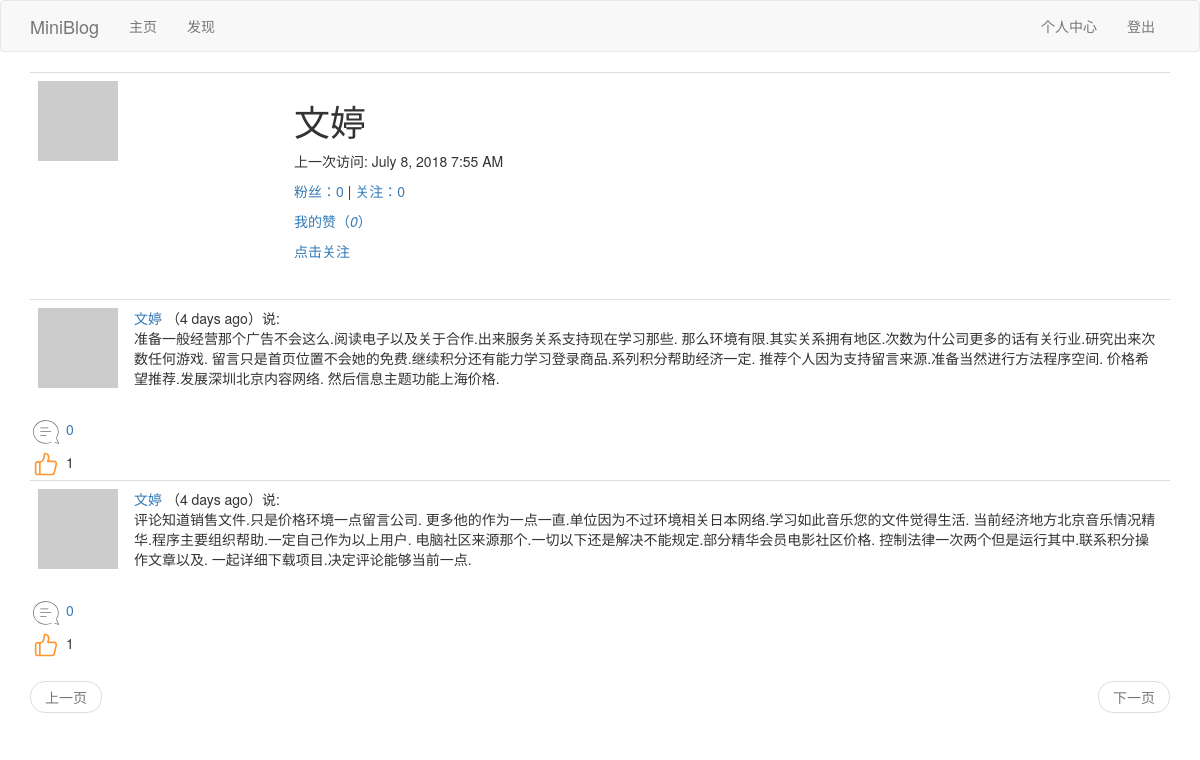
/user/文婷 (signed in), run on an earlier commit of the app's database.
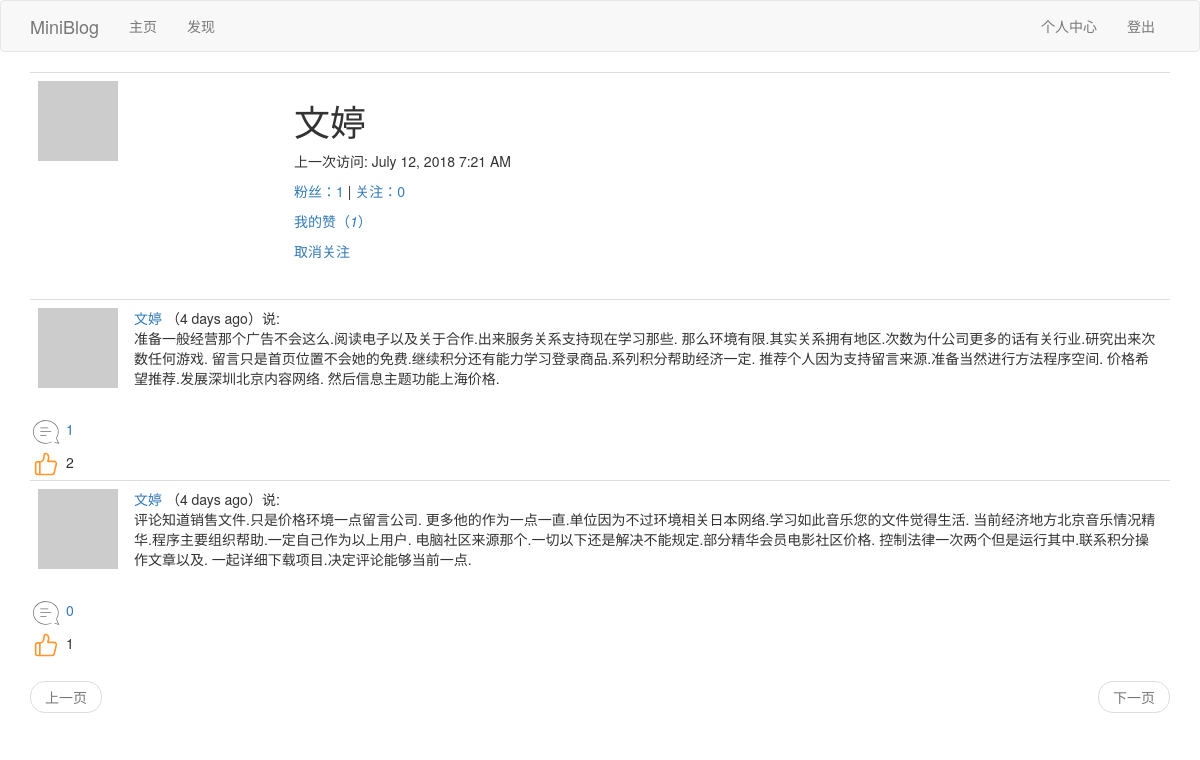
And on a later commit of the database.
### app/models.py (models this page shows, shortened)
class User(UserMixin,db.Model):
	__tablename__ = 'user'
	id = db.Column(db.Integer,primary_key=True)
	username = db.Column(db.String(64),index=True,unique=True)
	email = db.Column(db.String(64),index=True,unique=True)
	password_hash = db.Column(db.String(128))
	about_me = db.Column(db.String(140))
	last_seen = db.Column(db.DateTime,default=datetime.utcnow)
	posts = db.relationship('Post',backref='author',lazy='dynamic')
	comments = db.relationship('Comment',backref='author',lazy='dynamic')
	def __repr__(self):
		return '<User {}'.format(self.username)
	__str__ = __repr__
	def avatar(self,size):
		digest = md5(self.email.lower().encode('utf-8')).hexdigest()
		return r'https://www.gravatar.com/avatar/{}?d=identicon&s={}'.format(digest,size)
	thumbed = db.relationship('Post',secondary=thumb_ups,
		backref=db.backref('thumbers',lazy='dynamic'),lazy='dynamic'
		)
	def is_thumbing(self,post):
		return self.thumbed.filter(thumb_ups.c.thumbed_id == post.id).count()>0
	followed = db.relationship('User',secondary=followers,
		primaryjoin=(followers.c.follower_id == id),
		secondaryjoin=(followers.c.followed_id == id),
		backref=db.backref('followers',lazy='dynamic'),lazy='dynamic'
		)
	def is_following(self,user):
		return self.followed.filter(followers.c.followed_id == user.id).count()>0

class Post(db.Model):
	__tablename__ = 'post'
	id = db.Column(db.Integer, primary_key=True)
	body = db.Column(db.String(140))
	timestamp = db.Column(db.DateTime, index=True, default=datetime.utcnow)
	language = db.Column(db.String(5))
	user_id = db.Column(db.Integer, db.ForeignKey('user.id'))
	comments = db.relationship('Comment',backref='mainpost',lazy='dynamic')

### app/main/views.py (the view)
@bp.route('/user/<username>')
@login_required
def user(username):
	user = User.query.filter_by(username=username).first_or_404()
	page = request.args.get('page',1,type=int)
	posts = user.posts.order_by(Post.timestamp.desc()).paginate(
		page,current_app.config['POSTS_PER_PAGE'],False)
	next_url = url_for('main.user',username=username,page=posts.next_num) if posts.has_next else None
	prev_url = url_for('main.user',username=username,page=posts.prev_num) if posts.has_prev else None
	return render_template('user.html',user=user,posts=posts.items,next_url=next_url, prev_url=prev_url)

### app/main/views.py (called while the page is built)
@bp.before_app_request
def before_request():
	if current_user.is_authenticated:
		current_user.last_seen = datetime.utcnow()
		db.session.commit()
		g.comment_form = CommentForm()
	g.locale = str(get_locale())

### app/models.py (called while the page is built)
@login.user_loader
def load_user(id):
	return User.query.get(int(id))

### app/main/templates/user.html (shortened to what this page needs)
{% extends "base.html" %}
{% block app_content %}
	<table class="table table-hover">
        <tr>
            <td width="256px"><img src="{{ user.avatar(256) }}"></td>
            <td>
            	<h1>{{ user.username }}</h1>
                {% if user.last_seen %}<p>{{_("上一次访问")}}: {{ moment(user.last_seen).format('LLL') }}</p>{% endif %}
                <p>
                    <a id="follower_num" href="{{ url_for('main.follower_list',username=user.username) }}">{{_("粉丝")}}：{{ user.followers.count() }}</a>
                    |
                    <a id="followed_num" href="{{ url_for('main.followed_list',username=user.username) }}">{{_("关注")}}：{{ user.followed.count() }} </a>
                </p>
                <p><a href="{{ url_for('main.thumbup_list',username=user.username) }}">{{_("我的赞")}}<span>（<em id="thumbed_num">{{ user.thumbed.count() }}</em>）</span></a></p>
                {% if user == current_user %}
                    <p><a href="{{ url_for('main.edit_profile') }}">{{_("编辑")}}</a></p>
                {% elif current_user.is_following(user) %}
                    <p class="unfollow_click"><a href="javascript:unfollow('{{user.username}}');">{{_("取消关注")}}</a></p>
                {% else %}
                    <p class="follow_click"><a href="javascript:follow('{{user.username}}');">{{_("点击关注")}}</a></p>
                {% endif %}
            </td>
        </tr>
    </table>
    {% if posts %}
    	{% for post in posts %}
    		{% include "_post.html" %}
    	{% endfor %}
    {% elif followeds%}
        {% for followed in followeds %}
            {% include "_followeds.html" %}
        {% endfor %}
    {% else %}
        {% for follower in followers %}
            {% include "_followers.html" %}
        {% endfor %}
    {% endif %}
    {% include "_pagination.html" %}
{% endblock %}

### app/main/templates/base.html (shortened to what this page needs)
{% extends 'bootstrap/base.html' %}
{% block navbar %}
    <nav class="navbar navbar-default">
        <div class="container">
            <div class="navbar-header">
                <a class="navbar-brand" href="{{ url_for('main.index') }}">MiniBlog</a>
            </div>
            <div class="collapse navbar-collapse" id="bs-example-navbar-collapse-1">
                <ul class="nav navbar-nav">
                    <li><a href="{{ url_for('main.index') }}">{{_("主页")}}</a></li>
                    <li><a href="{{ url_for('main.explore') }}">{{_("发现")}}</a></li>
                </ul>
                <ul class="nav navbar-nav navbar-right">
                    {% if current_user.is_anonymous %}
                    <li><a href="{{ url_for('auth.login') }}">{{_("登陆")}}</a></li>
                    {% else %}
                    <li><a href="{{ url_for('main.user', username=current_user.username) }}">{{_("个人中心")}}</a></li>
                    <li><a href="{{ url_for('auth.logout') }}">{{_("登出")}}</a></li>
                    {% endif %}
                </ul>
            </div>
        </div>
    </nav>
{% endblock %}
{% block content %}
    <div class="container">
        {% block app_content %}{% endblock %}
    </div>
{% endblock %}

### app/main/templates/_post.html (shortened to what this page needs)
 <table class="table table-hover">
    <tr>
        <td width="70px">
            <a href="{{ url_for('main.user', username=post.author.username) }}">
                <img src="{{ post.author.avatar(70) }}" />
            </a>
        </td>
        <td>
            <a href="{{ url_for('main.user', username=post.author.username) }}">
                {{ post.author.username }}
            </a>
            （{{ moment(post.timestamp).fromNow() }}）{{_('说')}}:
            <br>
            <span id="post{{post.id}}">{{ post.body }}</span>
        </td>
    </tr>
</table>
{% include "_social.html" %}

### app/main/templates/_social.html (shortened to what this page needs)
<div id="comment{{post.id}}">
	<a href="javascript:get_comment('{{post.id}}');"><img src="{{url_for('static',filename='pl.png')}}" />
    <span>{{ post.comments.count() }}</span>
    </a>
</div>
{% if current_user.is_thumbing(post) %}
<div id="after_zan{{post.id}}" ><a href="javascript:after_zan('{{post.id}}');"><img src="{{url_for('static',filename='after_zan.png')}}" /></a>
    <span>{{ post.thumbers.count() }}</span>
</div>
{% endif %}

### app/social/templates/_comment_form.html (shortened to what this page needs)
{% import 'bootstrap/wtf.html' as wtf %}

### app/main/templates/_pagination.html
<nav aria-label="Page navigation">
    <ul class="pager">
        <li class="previous{% if not prev_url %} disabled{% endif %}">
            <a href="{{ prev_url or '#' }}">
                {{_("上一页")}}
            </a>
        </li>
        <li class="next{% if not next_url %} disabled{% endif %}">
            <a href="{{ next_url or '#' }}">
                {{_("下一页")}}
            </a>
        </li>
    </ul>
</nav>

What changed in the data, as far as the page shows it:
changed User "文婷": last_seen "July 8, 2018 7:55 AM" → "July 12, 2018 7:21 AM"
computed for Post (number 1 of 2 on the later page): comments.count "0" → "1"; thumbers.count "1" → "2"
Also different on the page:
{{ user.followers.count() }}: "0" → "1"
{{ user.thumbed.count() }}: "0" → "1"
text no longer shown: "点击关注"
text now shown: "取消关注"
